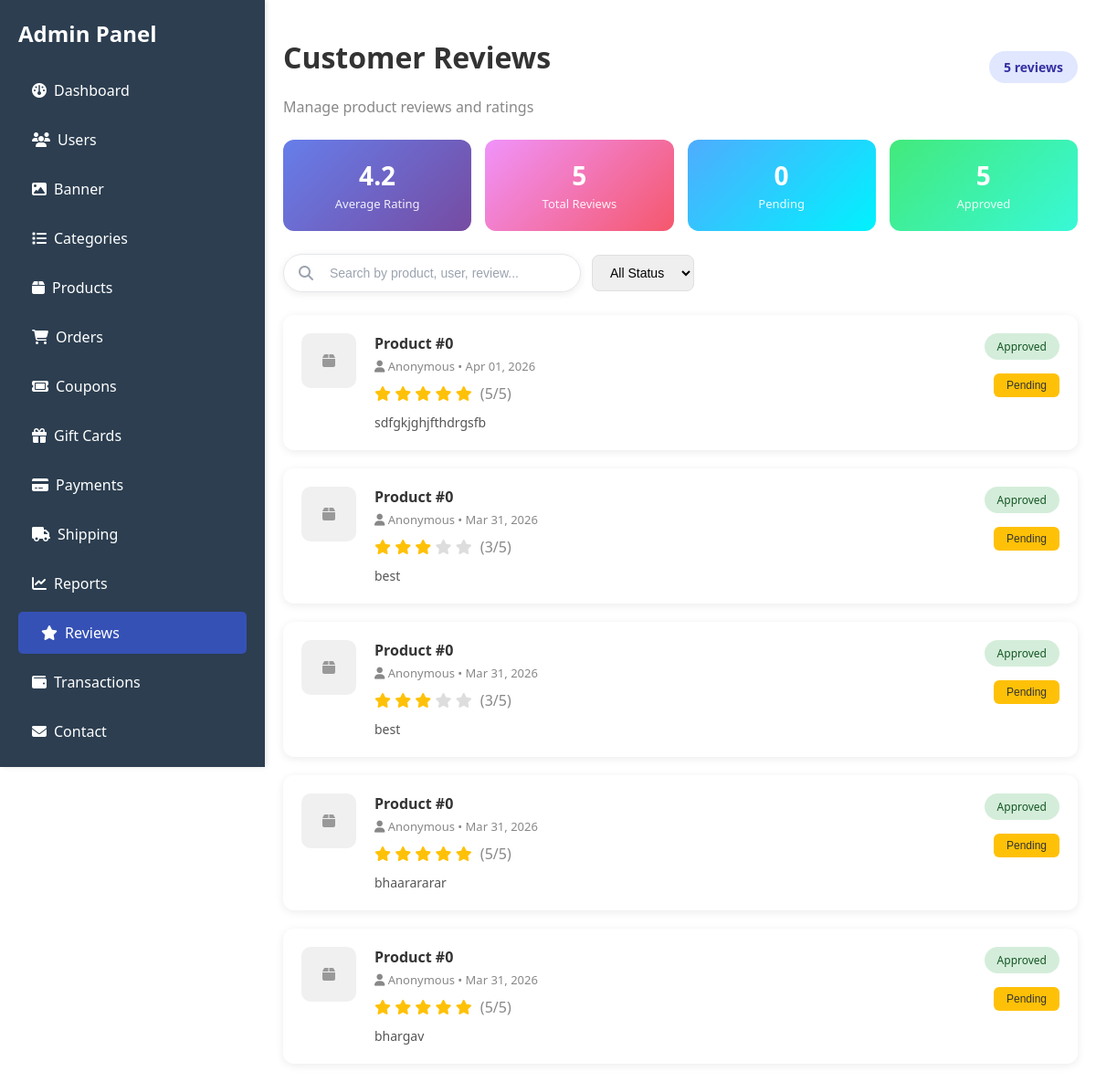
Page /admin/reviews.php on the committed database.
### tables this page shows
CREATE TABLE `reviews` (
  `id` int NOT NULL,
  `user_id` int NOT NULL,
  `product_id` int NOT NULL,
  `order_id` int DEFAULT NULL,
  `rating` int NOT NULL,
  `review_text` text,
  `images` text,
  `status` enum('pending','approved','rejected') DEFAULT 'pending',
  `helpful_count` int DEFAULT '0',
  `created_at` timestamp NULL DEFAULT CURRENT_TIMESTAMP,
  `updated_at` timestamp NULL DEFAULT CURRENT_TIMESTAMP ON UPDATE CURRENT_TIMESTAMP
);

### admin/reviews.php (the view, shortened to what this page needs)
<?php
$conn = new mysqli('localhost', 'root', '', 'e_cart');
$productCols = [];
$pColRes = $conn->query("SHOW COLUMNS FROM products");
if ($pColRes) { while ($col = $pColRes->fetch_assoc()) $productCols[] = $col['Field']; }
$userCols = [];
$uColRes = $conn->query("SHOW COLUMNS FROM users");
if ($uColRes) { while ($col = $uColRes->fetch_assoc()) $userCols[] = $col['Field']; }
$prodNameCol = 'name';
foreach (['name', 'product_name', 'title'] as $c) {
    if (in_array($c, $productCols)) { $prodNameCol = $c; break; }
}
$prodImgCol = 'image';
foreach (['image', 'img', 'photo', 'thumbnail', 'product_image'] as $c) {
    if (in_array($c, $productCols)) { $prodImgCol = $c; break; }
}
$userNameCol = 'full_name';
foreach (['full_name', 'name', 'username', 'user_name', 'display_name'] as $c) {
    if (in_array($c, $userCols)) { $userNameCol = $c; break; }
}
$reviewCols = [];
$rColRes = $conn->query("SHOW COLUMNS FROM reviews");
if ($rColRes) { while ($col = $rColRes->fetch_assoc()) $reviewCols[] = $col['Field']; }
$reviewProdCol = 'product_id';
foreach (['product_id', 'prod_id', 'productid', 'item_id'] as $c) {
    if (in_array($c, $reviewCols)) { $reviewProdCol = $c; break; }
}
$prodIdCol = 'id';
foreach (['id', 'product_id', 'prod_id'] as $c) {
    if (in_array($c, $productCols)) { $prodIdCol = $c; break; }
}
$reviewsResult = $conn->query("
    SELECT r.*,
           p.$prodNameCol  AS product_name,
           p.$prodImgCol   AS product_image,
           u.$userNameCol  AS reviewer_name
    FROM reviews r
    LEFT JOIN products p ON p.$prodIdCol = r.$reviewProdCol
    LEFT JOIN users    u ON u.id = r.user_id
    ORDER BY r.created_at DESC
");
$stats = $conn->query("SELECT COUNT(*) as total,
    SUM(CASE WHEN status='pending' THEN 1 ELSE 0 END) as pending,
    SUM(CASE WHEN status='approved' THEN 1 ELSE 0 END) as approved,
    AVG(rating) as avg_rating FROM reviews")->fetch_assoc();
$filter = $_GET['status'] ?? 'all';
$search = $_GET['search'] ?? '';
$reviews = [];
if ($reviewsResult) {
    while ($r = $reviewsResult->fetch_assoc()) {
        $prod_name   = $r['product_name'] ?? '';
        $prod_img    = $r['product_image'] ?? '';
        $prod_id     = $r['product_id'] ?? 0;
        $displayUser = !empty($r['reviewer_name']) ? strtoupper($r['reviewer_name']) : 'Anonymous';
        $r['prod_name']    = !empty($prod_name) ? $prod_name : 'Product #' . $prod_id;
        $r['prod_img']     = $prod_img;
        $r['display_user'] = $displayUser;
        $reviews[] = $r;
    }
}
?>
<!DOCTYPE html>
<html lang="en">
<head>
    <link rel="stylesheet" href="../admin/css/style.css">
    <link rel="stylesheet" href="https://cdnjs.cloudflare.com/ajax/libs/font-awesome/6.5.1/css/all.min.css">
</head>
<body>
    <div class="container">
        <nav class="navbar" id="sidebarNav">
            <div class="navbar-header">
                <h2>Admin Panel</h2>
            </div>
            <ul>
                <li><a href="home.php"><i class="fa-solid fa-gauge" style="margin-right: 8px;"></i>Dashboard</a></li>
                <li><a href="users.php"><i class="fa-solid fa-users" style="margin-right: 8px;"></i>Users</a></li>
                <li><a href="banner.php"><i class="fa-solid fa-image" style="margin-right: 8px;"></i>Banner</a></li>
                <li><a href="categories.php"><i class="fa-solid fa-list" style="margin-right: 8px;"></i>Categories</a></li>
                <li><a href="products.php"><i class="fa-solid fa-box" style="margin-right: 8px;"></i>Products</a></li>
                <li><a href="orders.php"><i class="fa-solid fa-cart-shopping" style="margin-right: 8px;"></i>Orders</a></li>
                <li><a href="coupons.php"><i class="fa-solid fa-ticket" style="margin-right: 8px;"></i>Coupons</a></li>
                <li><a href="Gift.php"><i class="fa-solid fa-gift" style="margin-right: 8px;"></i>Gift Cards</a></li>
                <li><a href="payments.php"><i class="fa-solid fa-credit-card" style="margin-right: 8px;"></i>Payments</a></li>
                <li><a href="shipping.php"><i class="fa-solid fa-truck" style="margin-right: 8px;"></i>Shipping</a></li>
                <li><a href="reports.php"><i class="fa-solid fa-chart-line" style="margin-right: 8px;"></i>Reports</a></li>
                <li><a href="reviews.php" class="active"><i class="fa-solid fa-star" style="margin-right: 8px;"></i>Reviews</a></li>
                <li><a href="transactions.php"><i class="fa-solid fa-wallet" style="margin-right: 8px;"></i>Transactions</a></li>
                <li><a href="contact.php"><i class="fa-solid fa-envelope" style="margin-right: 8px;"></i>Contact</a></li>
                <li><a href="support.php"><i class="fa-solid fa-headset" style="margin-right: 8px;"></i>Support</a></li>
            </ul>
        </nav>
        <main class="main-content">
            <div class="page-header">
                <div>
                    <h1>Customer Reviews</h1>
                    <p style="color: #888; margin: 5px 0 0 0;">Manage product reviews and ratings</p>
                </div>
                <span style="background: #e0e7ff; color: #3730a3; padding: 8px 16px; border-radius: 20px; font-size: 14px; font-weight: 600;">
                    <?php echo count($reviews); ?> reviews
                </span>
            </div>
            <div class="stats-bar">
                <div class="stat-box">
                    <h4><?php echo round($stats['avg_rating'], 1); ?></h4>
                    <span>Average Rating</span>
                </div>
                <div class="stat-box">
                    <h4><?php echo $stats['total']; ?></h4>
                    <span>Total Reviews</span>
                </div>
                <div class="stat-box">
                    <h4><?php echo $stats['pending']; ?></h4>
                    <span>Pending</span>
                </div>
                <div class="stat-box">
                    <h4><?php echo $stats['approved']; ?></h4>
                    <span>Approved</span>
                </div>
            </div>
            <div class="filter-bar">
                <div class="search-box">
                    <i class="fa-solid fa-search" style="color: #9ca3af; font-size: 16px;"></i>
                    <input type="text" id="reviewSearchInput" placeholder="Search by product, user, review..." autocomplete="off" value="<?php echo htmlspecialchars($search); ?>">
                </div>
                <form method="GET" style="display:flex; align-items:center; gap:10px; margin:0;">
                    <select name="status" onchange="this.form.submit()">
                        <option value="all" <?php echo $filter=='all'?'selected':''; ?>>All Status</option>
                    </select>
                </form>
            </div>
            <div class="reviews-grid" id="reviewsGrid">
                <?php if (empty($reviews)): ?>
                    <div style="text-align: center; padding: 60px; color: #888;">
                        <i class="fas fa-comment-slash" style="font-size: 48px; margin-bottom: 15px; color: #ddd;"></i>
                        <p>No reviews found</p>
                    </div>
                <?php else: ?>
                    <?php foreach ($reviews as $r): ?>
                        <div class="review-card"
                            data-product="<?php echo htmlspecialchars(strtolower($r['prod_name'] ?? '')); ?>"
                            data-user="<?php echo htmlspecialchars(strtolower($r['display_user'] ?? '')); ?>"
                            data-text="<?php echo htmlspecialchars(strtolower($r['review_text'] ?? '')); ?>">
                            <div>
                                <?php if (!empty($r['prod_img']) && file_exists('../'.$r['prod_img'])): ?>
                                    <img src="../<?php echo htmlspecialchars($r['prod_img']); ?>" class="review-img" alt="">
                                <?php else: ?>
                                    <div class="review-img-placeholder"><i class="fas fa-box"></i></div>
                                <?php endif; ?>
                            </div>
                            <div class="review-content">
                                <h4><?php echo htmlspecialchars($r['prod_name']); ?></h4>
                                <div class="meta">
                                    <i class="fas fa-user"></i> <?php echo htmlspecialchars($r['display_user']); ?>
                                    • <?php echo date('M d, Y', strtotime($r['created_at'])); ?>
                                </div>
                                <div class="stars">
                                    <?php for ($i=1; $i<=5; $i++): ?>
                                        <i class="fas fa-star" style="color: <?php echo $i<=$r['rating']?'#ffc107':'#ddd'; ?>"></i>
                                    <?php endfor; ?>
                                    <span style="color: #888; margin-left: 5px;">(<?php echo $r['rating']; ?>/5)</span>
                                </div>
                                <div class="text"><?php echo htmlspecialchars($r['review_text']); ?></div>
                            </div>
                            <div class="review-actions">
                                <div class="status-pill status-<?php echo $r['status']; ?>">
                                    <?php echo ucfirst($r['status']); ?>
                                </div>
                                <div>
                                    <?php if ($r['status'] != 'pending'): ?>
                                        <form method="POST" style="display: inline;">
                                            <button type="submit" class="btn-small btn-pending">Pending</button>
                                        </form>
                                    <?php endif; ?>
                                </div>
                            </div>
                        </div>
                    <?php endforeach; ?>
                <?php endif; ?>
            </div>
        </main>
    </div>
</body>
</html>

### admin/css/style.css (style rules this page uses)
body { font-family: 'Segoe UI', Tahoma, Geneva, Verdana, sans-serif; margin: 0; background-color: #ffffff; color: #333; }
.container { display: flex; }
.navbar { width: 290px; background-color: #2c3e50; color: white; height: 100vh; padding: 20px 0; box-shadow: 2px 0 5px rgba(0,0,0,0.1); position: fixed; top: 0; left: 0; overflow-y: auto; display: flex; flex-direction: column; }
.navbar-header { display: flex; justify-content: space-between; align-items: center; padding: 0 20px 15px; flex-shrink: 0; }
.navbar h2 { text-align: center; margin: 0; }
.navbar ul { list-style: none; padding: 0 20px 20px; margin: 0; flex: 1; }
.navbar ul li a { color: white; text-decoration: none; display: block; padding: 12px 15px; margin: 8px 0; border-radius: 5px; transition: background-color 0.3s ease, padding-left 0.3s ease; }
.navbar ul li a.active { background-color: #3551b5; padding-left: 25px; }
.main-content { flex-grow: 1; padding: 20px; margin-left: 290px; }
.status-pill { display: inline-block; padding: 4px 10px; border-radius: 999px; font-size: 12px; font-weight: 600; }

### admin/reviews.php (style rules this page uses)
.page-header { display: flex; justify-content: space-between; align-items: center; margin-bottom: 25px; flex-wrap: wrap; gap: 15px; }
.stats-bar { display: flex; gap: 15px; margin-bottom: 25px; }
.stat-box { background: linear-gradient(135deg, #667eea 0%, #764ba2 100%); color: white; padding: 20px 30px; border-radius: 12px; flex: 1; text-align: center; }
.stat-box h4 { font-size: 28px; margin: 0; }
.stat-box span { font-size: 13px; opacity: 0.9; }
.stat-box:nth-child(2) { background: linear-gradient(135deg, #f093fb 0%, #f5576c 100%); }
.stat-box:nth-child(3) { background: linear-gradient(135deg, #4facfe 0%, #00f2fe 100%); }
.stat-box:nth-child(4) { background: linear-gradient(135deg, #43e97b 0%, #38f9d7 100%); }
.filter-bar { margin-bottom: 25px; display: flex; gap: 12px; align-items: center; flex-wrap: wrap; }
.search-box { display: flex; align-items: center; gap: 10px; background: #ffffff; padding: 8px 16px; border-radius: 50px; box-shadow: 0 2px 8px rgba(0, 0, 0, 0.08); border: 1px solid #e5e7eb; }
.search-box input { border: none; background: transparent; font-size: 14px; outline: none; width: 250px; padding: 4px 8px; }
.search-box input::placeholder { color: #9ca3af; }
.filter-bar select { padding: 10px 15px; border: 1px solid #e0e0e0; border-radius: 8px; font-size: 14px; }
.reviews-grid { display: grid; gap: 20px; }
.review-card { background: white; border-radius: 12px; padding: 20px; box-shadow: 0 2px 10px rgba(0,0,0,0.08); display: grid; grid-template-columns: 60px 1fr auto; gap: 20px; align-items: start; }
.review-img-placeholder { width: 60px; height: 60px; border-radius: 10px; background: #f0f0f0; display: flex; align-items: center; justify-content: center; color: #999; }
.review-content h4 { margin: 0 0 5px 0; color: #333; font-size: 16px; }
.review-content .meta { color: #888; font-size: 13px; margin-bottom: 10px; }
.review-content .stars { color: #ffc107; margin-bottom: 10px; }
.review-content .text { color: #555; line-height: 1.5; font-size: 14px; }
.review-actions { text-align: right; }
.status-pill { display: inline-block; padding: 6px 14px; border-radius: 20px; font-size: 12px; font-weight: 500; margin-bottom: 15px; }
.status-approved { background: #d4edda; color: #155724; }
.btn-small { padding: 6px 14px; font-size: 12px; border: none; border-radius: 6px; cursor: pointer; margin-left: 5px; }
.btn-pending { background: #ffc107; color: #333; }

### rows in the picture
reviews: prod_name "Product #0", display_user "Anonymous", created_at "Apr 01, 2026", rating "5", review_text "sdfgkjghjfthdrgsfb", status "Approved"
reviews: prod_name "Product #0", display_user "Anonymous", created_at "Mar 31, 2026", rating "3", review_text "best", status "Approved"
reviews: prod_name "Product #0", display_user "Anonymous", created_at "Mar 31, 2026", rating "3", review_text "best", status "Approved"
reviews: prod_name "Product #0", display_user "Anonymous", created_at "Mar 31, 2026", rating "5", review_text "bhaarararar", status "Approved"
reviews: prod_name "Product #0", display_user "Anonymous", created_at "Mar 31, 2026", rating "5", review_text "bhargav", status "Approved"

### other values in the picture
count($reviews) "5"
$stats['avg_rating'] "4.2"
$stats['total'] "5"
$stats['pending'] "0"
$stats['approved'] "5"
